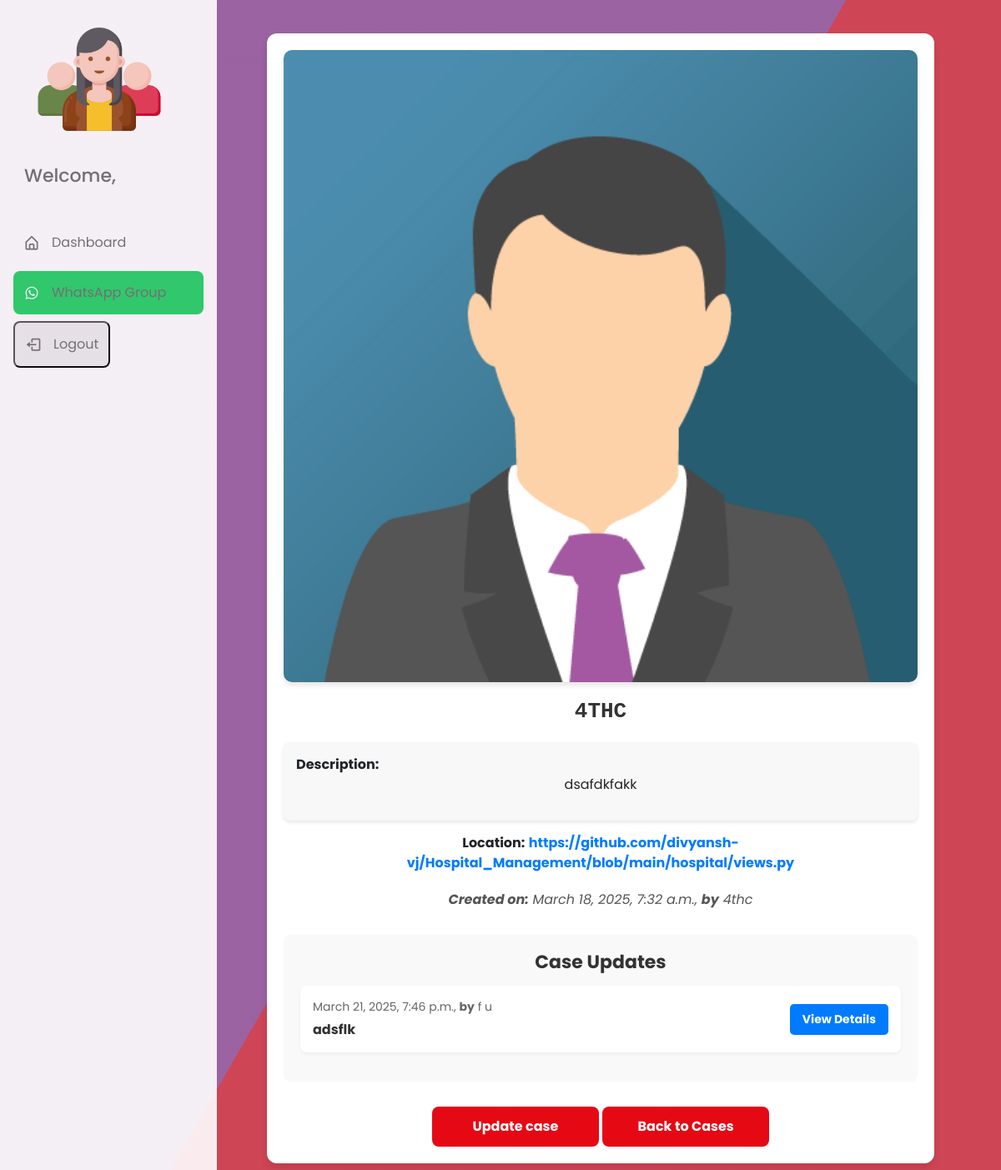
Page /cases/4/ (signed in) on the committed database.
### home/models.py (models this page shows, shortened)
class Case(models.Model):
    id = models.AutoField(primary_key=True)
    title = models.CharField(max_length=100)
    description = models.TextField()
    location = models.URLField()
    image = models.ImageField(upload_to='static/case_images/')
    status = models.CharField(max_length=100,default="Pending")
    created = models.DateTimeField(auto_now_add=True)
    updated = models.DateTimeField(auto_now=True)
    approved = models.BooleanField(default=False)
    created_by = models.CharField(max_length=100)
    closed_by = models.CharField(max_length=100, blank=True, null=True)

class CaseUpdate(models.Model):
    case = models.ForeignKey(Case, on_delete=models.CASCADE, related_name="updates")
    timestamp = models.DateTimeField(auto_now_add=True)  # Auto stores update time
    title = models.CharField(max_length=100)
    location = models.URLField(blank=True, null=True)  # Optional URL
    description = models.TextField()
    image = models.ImageField(upload_to='static/case_images/', blank=True, null=True)  # Optional image
    updated_by = models.CharField(max_length=100, default="Admin")

### home/views.py (the view, shortened to what this page needs)
# urls.py: path("cases/<int:case_id>/", views.caseDetails, name="case_details"),
@login_required(login_url='home')
def caseDetails(request, case_id):
    if is_admin(request.user):
        base_template = 'admin_base.html'
    else:
        base_template = 'member_base.html'
    admin = "False"
    if is_admin(request.user):
        admin = "True"
    case = get_object_or_404(Case, id=case_id)
    updates = case.updates.all()
    return render(request, 'case_details.html', {'case': case, 'admin': admin, 'base_template': base_template, 'updates': updates})

### home/views.py (called while the page is built)
def is_admin(user):
    return user.groups.filter(name='ADMIN').exists()

### templates/case_details.html (shortened to what this page needs)
{% extends base_template %}
{% block content %}
{% load static %}
<div class="case-container">
    <img src="{{ case.image.url }}" alt="{{ case.title }}" class="case-image">
    <h1 class="case-title">{{ case.title }}</h1>
    <div class="case-description">
        <strong>Description:</strong>
        <p>{{ case.description }}</p>
    </div>
    <p class="case-info"><strong>Location:</strong> <a href="{{ case.location }}" target="_blank">{{ case.location }}</a></p>
    <p class="created-date"><strong>Created on:</strong> {{ case.created }}, <strong>by</strong> {{ case.created_by }}</p>
    <div class="updates-section">
        <h2 class="updates-title">Case Updates</h2>
        {% if updates %}
            {% for update in updates %}
                <div class="update-item">
                    <div class="update-info">
                        <div class="update-timestamp">{{ update.timestamp }}, <strong>by</strong> {{ update.updated_by }}</div>
                        <div class="update-title">{{ update.title }}</div>
                    </div>
                    <a href="{% url 'case_update_details' case.id update.id %}" class="view-update-button">View Details</a>
                </div>
            {% endfor %}
        {% else %}
            <p class="no-updates">No updates available for this case.</p>
        {% endif %}
    </div>
    {% if case.status == "close" %}
        <p class="created-date"><strong>Closed on:</strong> {{ case.updated }}, <strong>by</strong> {{ case.closed_by }}</p>
    {% else %}
        <a href="{% url 'case_update' case.id %}" class="back-button">Update case</a>
    {% endif %}
    <a href="{% url 'caselist' %}" class="back-button">Back to Cases</a>
</div>
{% endblock %}

### templates/member_base.html (style rules this page uses)
p { text-align: center; }
body { padding-left: 240px; }
h1 { font-family: monospace; }
:root { --body-color: #ebf0ff; --sidebar-color: #fff; --primary-color: #4070f4; --primary-color-light: #f6f5ff; --toggle-color: #ddd; --text-color: #707070; --tran-02: all 0.2s ease; --tran-03: all 0.3s ease; --tran-04: all 0.4s ease; --tran-05: all 0.5s ease; }
* { margin: 0; padding: 0; box-sizing: border-box; font-family: "Poppins", sans-serif; }
body { min-height: 100%; background-color: var(--body-color); transition: var(--tran-05); }

### templates/case_details.html (style rules this page uses)
.case-container { max-width: 800px; margin: 40px auto; padding: 20px; background-color: #fff; border-radius: 12px; box-shadow: 0px 6px 10px rgba(0, 0, 0, 0.1); text-align: center; }
.case-image { width: 100%; border-radius: 10px; margin-bottom: 20px; box-shadow: 0px 4px 6px rgba(0, 0, 0, 0.1); }
.case-title { font-size: 26px; font-weight: bold; margin-bottom: 20px; text-transform: uppercase; color: #333; }
.case-description { background-color: #f8f8f8; padding: 15px; border-radius: 8px; font-size: 16px; text-align: justify; line-height: 1.5; box-shadow: 0px 2px 4px rgba(0, 0, 0, 0.1); }
.case-info { font-size: 16px; margin-top: 15px; }
.case-info a { color: #007bff; text-decoration: none; font-weight: bold; }
.created-date { font-style: italic; color: #555; margin-top: 20px; }
.back-button { display: inline-block; margin: 30px auto 0; padding: 12px 20px; background-color: #e50914; color: white; border-radius: 8px; text-decoration: none; font-weight: bold; width: 200px; text-align: center; transition: background-color 0.3s ease; }
.updates-section { margin-top: 30px; text-align: left; background-color: #f9f9f9; padding: 20px; border-radius: 8px; }
.updates-title { font-size: 22px; font-weight: bold; margin-bottom: 15px; color: #333; text-align: center; }
.update-item { background-color: white; padding: 15px; border-radius: 8px; margin-bottom: 15px; box-shadow: 0px 2px 4px rgba(0, 0, 0, 0.05); display: flex; justify-content: space-between; align-items: center; }
.update-info { flex-grow: 1; }
.update-timestamp { font-size: 14px; color: #666; margin-bottom: 5px; }
.update-title { font-size: 16px; font-weight: bold; color: #333; }
.view-update-button { padding: 8px 15px; background-color: #007bff; color: white; border-radius: 5px; text-decoration: none; font-weight: bold; font-size: 14px; transition: background-color 0.3s ease; }

### rows in the picture
Case: image (picture), title "4THC", description "dsafdkfakk", location "https://github.com/divyansh-vj/Hospital_Management/blob/main/hospital/views.py", created "March 18, 2025, 7:32 a.m.", created_by "4thc"
CaseUpdate: timestamp "March 21, 2025, 7:46 p.m.", updated_by "f u", title "adsflk"
